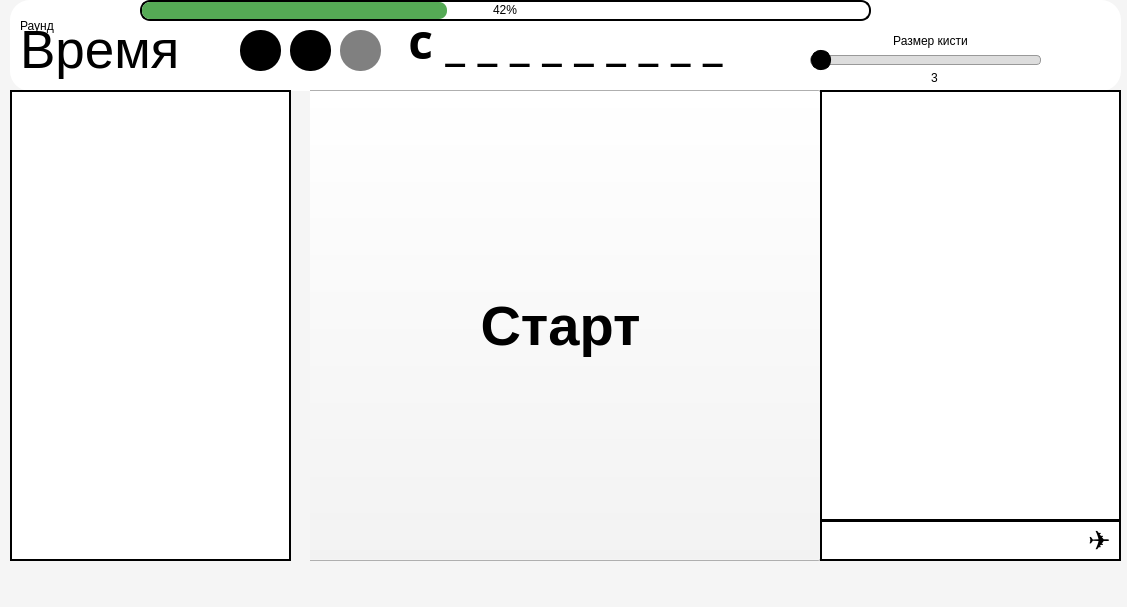
<?xml version="1.0" encoding="UTF-8"?>
<ui version="4.0">
 <class>GameWindow</class>
 <widget class="QMainWindow" name="GameWindow">
  <property name="geometry">
   <rect>
    <x>0</x>
    <y>0</y>
    <width>1127</width>
    <height>607</height>
   </rect>
  </property>
  <property name="minimumSize">
   <size>
    <width>1127</width>
    <height>607</height>
   </size>
  </property>
  <property name="maximumSize">
   <size>
    <width>1127</width>
    <height>607</height>
   </size>
  </property>
  <property name="baseSize">
   <size>
    <width>0</width>
    <height>0</height>
   </size>
  </property>
  <property name="windowTitle">
   <string>MainWindow</string>
  </property>
  <widget class="QWidget" name="centralwidget">
   <property name="styleSheet">
    <string notr="true">background-color: #f5f5f5;
color: black;</string>
   </property>
   <widget class="QTableWidget" name="PlayersTable">
    <property name="geometry">
     <rect>
      <x>10</x>
      <y>90</y>
      <width>281</width>
      <height>471</height>
     </rect>
    </property>
    <property name="styleSheet">
     <string notr="true">background-color: white;
border: 2px solid black;</string>
    </property>
   </widget>
   <widget class="PaintWidget" name="Canvas" native="true">
    <property name="geometry">
     <rect>
      <x>310</x>
      <y>90</y>
      <width>511</width>
      <height>471</height>
     </rect>
    </property>
    <property name="autoFillBackground">
     <bool>false</bool>
    </property>
    <property name="locale">
     <locale language="Russian" country="Russia"/>
    </property>
    <widget class="QPushButton" name="Word1Label">
     <property name="geometry">
      <rect>
       <x>110</x>
       <y>110</y>
       <width>281</width>
       <height>51</height>
      </rect>
     </property>
     <property name="styleSheet">
      <string notr="true">background-color: white;
color: black;
border: 2px solid black;
border-radius: 20px;</string>
     </property>
     <property name="text">
      <string>CROCODILE</string>
     </property>
    </widget>
    <widget class="QPushButton" name="Word2Label">
     <property name="geometry">
      <rect>
       <x>110</x>
       <y>180</y>
       <width>281</width>
       <height>51</height>
      </rect>
     </property>
     <property name="styleSheet">
      <string notr="true">background-color: white;
color: black;
border: 2px solid black;
border-radius: 20px;</string>
     </property>
     <property name="text">
      <string>SENSEI</string>
     </property>
    </widget>
    <widget class="QPushButton" name="Word3Label">
     <property name="geometry">
      <rect>
       <x>110</x>
       <y>250</y>
       <width>281</width>
       <height>51</height>
      </rect>
     </property>
     <property name="styleSheet">
      <string notr="true">background-color: white;
color: black;
border: 2px solid black;
border-radius: 20px;</string>
     </property>
     <property name="text">
      <string>CUCUMBER</string>
     </property>
    </widget>
    <widget class="QLabel" name="TimeToChooseWordLabel">
     <property name="geometry">
      <rect>
       <x>180</x>
       <y>30</y>
       <width>141</width>
       <height>61</height>
      </rect>
     </property>
     <property name="font">
      <font>
       <family>Arial</family>
       <pointsize>36</pointsize>
      </font>
     </property>
     <property name="styleSheet">
      <string notr="true">background: transparent;
color: black;</string>
     </property>
     <property name="text">
      <string>10</string>
     </property>
     <property name="alignment">
      <set>Qt::AlignmentFlag::AlignCenter</set>
     </property>
    </widget>
    <widget class="QPushButton" name="StartGameButton">
     <property name="enabled">
      <bool>true</bool>
     </property>
     <property name="geometry">
      <rect>
       <x>-10</x>
       <y>0</y>
       <width>521</width>
       <height>471</height>
      </rect>
     </property>
     <property name="font">
      <font>
       <family>Arial</family>
       <pointsize>42</pointsize>
       <bold>true</bold>
      </font>
     </property>
     <property name="text">
      <string>Старт</string>
     </property>
    </widget>
    <widget class="QPushButton" name="specialFrame">
     <property name="geometry">
      <rect>
       <x>0</x>
       <y>0</y>
       <width>511</width>
       <height>471</height>
      </rect>
     </property>
     <property name="text">
      <string/>
     </property>
    </widget>
    <zorder>specialFrame</zorder>
    <zorder>Word1Label</zorder>
    <zorder>Word2Label</zorder>
    <zorder>Word3Label</zorder>
    <zorder>TimeToChooseWordLabel</zorder>
    <zorder>StartGameButton</zorder>
   </widget>
   <widget class="QListWidget" name="ChatList">
    <property name="geometry">
     <rect>
      <x>820</x>
      <y>90</y>
      <width>301</width>
      <height>431</height>
     </rect>
    </property>
    <property name="styleSheet">
     <string notr="true">
background-color: white;
color: black;
border: 2px solid black;</string>
    </property>
   </widget>
   <widget class="QLineEdit" name="InputChat">
    <property name="geometry">
     <rect>
      <x>820</x>
      <y>520</y>
      <width>261</width>
      <height>41</height>
     </rect>
    </property>
    <property name="styleSheet">
     <string notr="true">
background-color: white;
color: black;
border: 2px solid black;
border-right: none;</string>
    </property>
   </widget>
   <widget class="QPushButton" name="EnterChat">
    <property name="geometry">
     <rect>
      <x>1080</x>
      <y>520</y>
      <width>41</width>
      <height>41</height>
     </rect>
    </property>
    <property name="font">
     <font>
      <family>Arial</family>
      <pointsize>20</pointsize>
     </font>
    </property>
    <property name="styleSheet">
     <string notr="true">
background-color: white;
color: black;
border: 2px solid black;
border-left: none;</string>
    </property>
    <property name="text">
     <string>✈️</string>
    </property>
   </widget>
   <widget class="QFrame" name="DesignFrame">
    <property name="geometry">
     <rect>
      <x>10</x>
      <y>0</y>
      <width>1111</width>
      <height>91</height>
     </rect>
    </property>
    <property name="autoFillBackground">
     <bool>false</bool>
    </property>
    <property name="styleSheet">
     <string notr="true">background-color: white;
color: black;
border-radius: 20px;</string>
    </property>
    <property name="frameShape">
     <enum>QFrame::Shape::StyledPanel</enum>
    </property>
    <property name="frameShadow">
     <enum>QFrame::Shadow::Raised</enum>
    </property>
    <widget class="QLabel" name="IPLabel">
     <property name="geometry">
      <rect>
       <x>970</x>
       <y>10</y>
       <width>131</width>
       <height>21</height>
      </rect>
     </property>
     <property name="palette">
      <palette>
       <active>
        <colorrole role="WindowText">
         <brush brushstyle="SolidPattern">
          <color alpha="255">
           <red>0</red>
           <green>0</green>
           <blue>0</blue>
          </color>
         </brush>
        </colorrole>
        <colorrole role="Button">
         <brush brushstyle="SolidPattern">
          <color alpha="0">
           <red>0</red>
           <green>0</green>
           <blue>0</blue>
          </color>
         </brush>
        </colorrole>
        <colorrole role="Text">
         <brush brushstyle="SolidPattern">
          <color alpha="255">
           <red>0</red>
           <green>0</green>
           <blue>0</blue>
          </color>
         </brush>
        </colorrole>
        <colorrole role="ButtonText">
         <brush brushstyle="SolidPattern">
          <color alpha="255">
           <red>0</red>
           <green>0</green>
           <blue>0</blue>
          </color>
         </brush>
        </colorrole>
        <colorrole role="Base">
         <brush brushstyle="SolidPattern">
          <color alpha="0">
           <red>0</red>
           <green>0</green>
           <blue>0</blue>
          </color>
         </brush>
        </colorrole>
        <colorrole role="Window">
         <brush brushstyle="SolidPattern">
          <color alpha="0">
           <red>0</red>
           <green>0</green>
           <blue>0</blue>
          </color>
         </brush>
        </colorrole>
        <colorrole role="PlaceholderText">
         <brush brushstyle="SolidPattern">
          <color alpha="128">
           <red>0</red>
           <green>0</green>
           <blue>0</blue>
          </color>
         </brush>
        </colorrole>
       </active>
       <inactive>
        <colorrole role="WindowText">
         <brush brushstyle="SolidPattern">
          <color alpha="255">
           <red>0</red>
           <green>0</green>
           <blue>0</blue>
          </color>
         </brush>
        </colorrole>
        <colorrole role="Button">
         <brush brushstyle="SolidPattern">
          <color alpha="0">
           <red>0</red>
           <green>0</green>
           <blue>0</blue>
          </color>
         </brush>
        </colorrole>
        <colorrole role="Text">
         <brush brushstyle="SolidPattern">
          <color alpha="255">
           <red>0</red>
           <green>0</green>
           <blue>0</blue>
          </color>
         </brush>
        </colorrole>
        <colorrole role="ButtonText">
         <brush brushstyle="SolidPattern">
          <color alpha="255">
           <red>0</red>
           <green>0</green>
           <blue>0</blue>
          </color>
         </brush>
        </colorrole>
        <colorrole role="Base">
         <brush brushstyle="SolidPattern">
          <color alpha="0">
           <red>0</red>
           <green>0</green>
           <blue>0</blue>
          </color>
         </brush>
        </colorrole>
        <colorrole role="Window">
         <brush brushstyle="SolidPattern">
          <color alpha="0">
           <red>0</red>
           <green>0</green>
           <blue>0</blue>
          </color>
         </brush>
        </colorrole>
        <colorrole role="PlaceholderText">
         <brush brushstyle="SolidPattern">
          <color alpha="128">
           <red>0</red>
           <green>0</green>
           <blue>0</blue>
          </color>
         </brush>
        </colorrole>
       </inactive>
       <disabled>
        <colorrole role="WindowText">
         <brush brushstyle="SolidPattern">
          <color alpha="255">
           <red>0</red>
           <green>0</green>
           <blue>0</blue>
          </color>
         </brush>
        </colorrole>
        <colorrole role="Button">
         <brush brushstyle="SolidPattern">
          <color alpha="0">
           <red>0</red>
           <green>0</green>
           <blue>0</blue>
          </color>
         </brush>
        </colorrole>
        <colorrole role="Text">
         <brush brushstyle="SolidPattern">
          <color alpha="255">
           <red>0</red>
           <green>0</green>
           <blue>0</blue>
          </color>
         </brush>
        </colorrole>
        <colorrole role="ButtonText">
         <brush brushstyle="SolidPattern">
          <color alpha="255">
           <red>0</red>
           <green>0</green>
           <blue>0</blue>
          </color>
         </brush>
        </colorrole>
        <colorrole role="Base">
         <brush brushstyle="SolidPattern">
          <color alpha="0">
           <red>0</red>
           <green>0</green>
           <blue>0</blue>
          </color>
         </brush>
        </colorrole>
        <colorrole role="Window">
         <brush brushstyle="SolidPattern">
          <color alpha="0">
           <red>0</red>
           <green>0</green>
           <blue>0</blue>
          </color>
         </brush>
        </colorrole>
        <colorrole role="PlaceholderText">
         <brush brushstyle="SolidPattern">
          <color alpha="128">
           <red>0</red>
           <green>0</green>
           <blue>0</blue>
          </color>
         </brush>
        </colorrole>
       </disabled>
      </palette>
     </property>
     <property name="styleSheet">
      <string notr="true">background: transparent;
color: black;</string>
     </property>
     <property name="text">
      <string/>
     </property>
     <property name="alignment">
      <set>Qt::AlignmentFlag::AlignRight|Qt::AlignmentFlag::AlignTrailing|Qt::AlignmentFlag::AlignVCenter</set>
     </property>
    </widget>
    <widget class="QPushButton" name="ChooseColorButton">
     <property name="geometry">
      <rect>
       <x>230</x>
       <y>30</y>
       <width>41</width>
       <height>41</height>
      </rect>
     </property>
     <property name="styleSheet">
      <string notr="true">border-radius: 20px;background-color: black;</string>
     </property>
     <property name="text">
      <string/>
     </property>
    </widget>
    <widget class="QLabel" name="WordLabel">
     <property name="geometry">
      <rect>
       <x>300</x>
       <y>10</y>
       <width>511</width>
       <height>61</height>
      </rect>
     </property>
     <property name="font">
      <font>
       <family>Segoe UI Variable</family>
       <pointsize>36</pointsize>
       <bold>true</bold>
      </font>
     </property>
     <property name="styleSheet">
      <string notr="true">background: transparent;
color: black;</string>
     </property>
     <property name="text">
      <string>c _ _ _ _ _ _ _ _ _</string>
     </property>
     <property name="alignment">
      <set>Qt::AlignmentFlag::AlignCenter</set>
     </property>
    </widget>
    <widget class="QSlider" name="BrushSizeSlider">
     <property name="geometry">
      <rect>
       <x>800</x>
       <y>30</y>
       <width>231</width>
       <height>61</height>
      </rect>
     </property>
     <property name="styleSheet">
      <string notr="true">QSlider::groove:horizontal {
    border: 1px solid #999999;
    height: 8px;
    background: #dddddd;
    border-radius: 4px;
}

QSlider::handle:horizontal {
    background: black;
    border: 1px solid black;
    width: 18px;
    margin: -6px 0;
    border-radius: 9px;
}</string>
     </property>
     <property name="minimum">
      <number>3</number>
     </property>
     <property name="maximum">
      <number>20</number>
     </property>
     <property name="value">
      <number>3</number>
     </property>
     <property name="orientation">
      <enum>Qt::Orientation::Horizontal</enum>
     </property>
    </widget>
    <widget class="QLabel" name="BrushSizeLabel_tip">
     <property name="geometry">
      <rect>
       <x>870</x>
       <y>30</y>
       <width>101</width>
       <height>21</height>
      </rect>
     </property>
     <property name="font">
      <font>
       <family>Arial</family>
      </font>
     </property>
     <property name="styleSheet">
      <string notr="true">background: transparent;
color: black;</string>
     </property>
     <property name="text">
      <string>Размер кисти</string>
     </property>
     <property name="alignment">
      <set>Qt::AlignmentFlag::AlignCenter</set>
     </property>
    </widget>
    <widget class="QProgressBar" name="TimeLeftBar">
     <property name="geometry">
      <rect>
       <x>130</x>
       <y>0</y>
       <width>731</width>
       <height>21</height>
      </rect>
     </property>
     <property name="styleSheet">
      <string notr="true">QProgressBar {
    border: 2px solid black;
    border-radius: 10px;
    background-color: white;
    color: black;
    text-align: center;
}

QProgressBar::chunk {
    background-color: #55aa55;
    border-radius: 8px;
}</string>
     </property>
     <property name="value">
      <number>42</number>
     </property>
    </widget>
    <widget class="QLabel" name="TimeLeftLabel">
     <property name="geometry">
      <rect>
       <x>10</x>
       <y>20</y>
       <width>191</width>
       <height>81</height>
      </rect>
     </property>
     <property name="font">
      <font>
       <pointsize>40</pointsize>
      </font>
     </property>
     <property name="styleSheet">
      <string notr="true">background: transparent;
color: black;</string>
     </property>
     <property name="text">
      <string>Время</string>
     </property>
     <property name="alignment">
      <set>Qt::AlignmentFlag::AlignLeading|Qt::AlignmentFlag::AlignLeft|Qt::AlignmentFlag::AlignTop</set>
     </property>
    </widget>
    <widget class="QLabel" name="RoundNumLabel">
     <property name="geometry">
      <rect>
       <x>10</x>
       <y>10</y>
       <width>81</width>
       <height>31</height>
      </rect>
     </property>
     <property name="styleSheet">
      <string notr="true">background: transparent;
color: black;</string>
     </property>
     <property name="text">
      <string>Раунд</string>
     </property>
    </widget>
    <widget class="QLabel" name="BrushSizeLabel">
     <property name="geometry">
      <rect>
       <x>900</x>
       <y>70</y>
       <width>49</width>
       <height>16</height>
      </rect>
     </property>
     <property name="styleSheet">
      <string notr="true">background: transparent;
color: black;</string>
     </property>
     <property name="text">
      <string>3</string>
     </property>
     <property name="alignment">
      <set>Qt::AlignmentFlag::AlignCenter</set>
     </property>
    </widget>
    <widget class="QPushButton" name="EraseButton">
     <property name="geometry">
      <rect>
       <x>330</x>
       <y>30</y>
       <width>41</width>
       <height>41</height>
      </rect>
     </property>
     <property name="styleSheet">
      <string notr="true">border-radius: 20px;background-color: gray;color: black;</string>
     </property>
     <property name="text">
      <string/>
     </property>
     <property name="icon">
      <iconset theme="QIcon::ThemeIcon::WindowClose"/>
     </property>
    </widget>
    <widget class="QPushButton" name="FillingButton">
     <property name="geometry">
      <rect>
       <x>280</x>
       <y>30</y>
       <width>41</width>
       <height>41</height>
      </rect>
     </property>
     <property name="mouseTracking">
      <bool>false</bool>
     </property>
     <property name="styleSheet">
      <string notr="true">QPushButton#FillingButton {
    border-radius: 20px;
    background-color: black;
    color: white;
}

QPushButton#FillingButton[state=&quot;normal&quot;] {
    border: 5px solid black;
}

QPushButton#FillingButton[state=&quot;active&quot;] {
    border: 4px solid #00FF00;
}</string>
     </property>
     <property name="text">
      <string/>
     </property>
     <property name="icon">
      <iconset theme="QIcon::ThemeIcon::AppointmentNew"/>
     </property>
     <property name="checkable">
      <bool>true</bool>
     </property>
    </widget>
   </widget>
   <zorder>DesignFrame</zorder>
   <zorder>PlayersTable</zorder>
   <zorder>Canvas</zorder>
   <zorder>ChatList</zorder>
   <zorder>InputChat</zorder>
   <zorder>EnterChat</zorder>
  </widget>
  <widget class="QMenuBar" name="menubar">
   <property name="geometry">
    <rect>
     <x>0</x>
     <y>0</y>
     <width>1127</width>
     <height>21</height>
    </rect>
   </property>
  </widget>
 </widget>
 <customwidgets>
  <customwidget>
   <class>PaintWidget</class>
   <extends>QWidget</extends>
   <header>paintwidget.h</header>
   <container>1</container>
  </customwidget>
 </customwidgets>
 <resources/>
 <connections/>
</ui>
